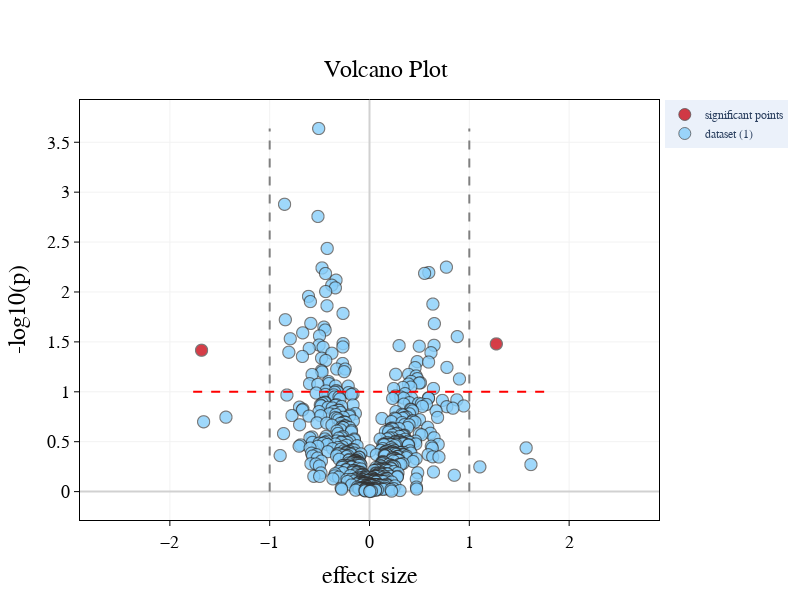

Notebook code cell kept with this figure:
### Markdown cell above
## 5. Update graph layout settings
Figure object is composed of two components:
* data
* layout

You can customize a number of **layout** elements by calling the *`update_layout()`* function. In this example, you can learn the most important attributes. However, there are many more, which you can learn in detail from the [Plotly documentation](https://plotly.com/python/reference/layout/).

There are also other *update* functions, such as *`update_traces()`*, which allows you to modify the settings for a particular trace (**data**), especially if there are more than one in the chart. In this example, we have modified the point markers by adding a black border to the colored points and adjusting their size.

<span style="color:gray">*Enjoy exploring interactivity in the graph.*</span>
* <span style="color:gray">*Preview the annotation of a point with interactive labels that appear when you hover over the point.*</span>
* <span style="color:gray">*Select a region of the graph to zoom in on it.*</span>
* <span style="color:gray">*Manage the display of the data series by clicking on the 'state code' in the legend (on the right).*</span>
* <span style="color:gray">*Use the options in the built-in mode bar at the top of the plotting area, to add additional objects to the chart.*</span>

### Code cell
fig.update_layout(
    # General settings
    height=graph_height,
    width=graph_width,
    paper_bgcolor=graph_bg_color,
    plot_bgcolor=drawing_bg_color,
    font=dict(family=font_family),
    # Title, Legend, Axes
    title=dict(font=dict(color=ti_color, size=ti_size), x=ti_x, y=ti_y),
    showlegend=is_legend,
    xaxis=dict(title = dict(text = x_title, font=dict(color=x_ti_color, size=x_ti_size)), 
               showline=x_axis_show, linewidth=x_axis_width, linecolor=x_axis_color, mirror=x_axis_mirror, 
               showgrid=x_grid, gridcolor=x_grid_color, zeroline=x_zeroline, zerolinecolor=x_zeroline_color,
               ticks=x_axis_ticks, tickwidth=x_tick_width, ticklen=x_tick_len, tickcolor=x_tick_color,
               tickmode = x_tick_mode, tick0=x_tick0, dtick = x_dtick, tickvals = x_tick_vals, ticktext = x_tick_text,
               showticklabels=x_tilab_show, tickfont = dict(color = x_tick_lab_color, size = x_tick_lab_size), tickangle=x_tilab_angle,
              ),
    yaxis=dict(title = dict(text = y_title, font=dict(color=y_ti_color, size=y_ti_size)), 
               showline=y_axis_show, linewidth=y_axis_width, linecolor=y_axis_color, mirror=y_axis_mirror, 
               showgrid=y_grid, gridcolor=y_grid_color, zeroline=y_zeroline, zerolinecolor=y_zeroline_color,
               ticks=y_axis_ticks, tickwidth=y_tick_width, ticklen=y_tick_len, tickcolor=y_tick_color,
               tickmode = y_tick_mode, tick0=y_tick0, dtick = y_dtick, tickvals = y_tick_vals, ticktext = y_tick_text,
               showticklabels=y_tilab_show, tickfont = dict(color = y_tick_lab_color, size = y_tick_lab_size), tickangle=y_tilab_angle,
               scaleanchor="x", scaleratio=scale_ratio,
              ),
    # Interactive hover labels
    hoverlabel=dict(namelength = -1, align=hover_align, font=dict(size=hover_size)),
)

fig.update_traces(marker=dict(symbol=marker_symbol, size=marker_size, opacity=marker_opacity, line=dict(width=marker_b_width, color=marker_b_color)))    # to add a border to the point markers

for idx, trace in enumerate(fig["data"]):
    if idx == 0:
        trace["name"] = f"{legend_lab_1}" 
    else:
        trace["name"] = f"{legend_lab_2} ({idx})" 

fig.show(config=config)              # to display graph interally in the notebook

### Figure 1 — Plotly figure (JSON) as saved in the notebook; plotly's stock layout.template omitted (floating-point values rounded to 4 significant figures; data arrays with more than 128 entries replaced by an {"elided": "..."} marker saying what was removed)
{"data": [{"marker": {"color": "#ca0c19", "line": {"color": "rgba(49,49,49,0.8)", "width": 1}, "opacity": 0.8, "size": 12, "symbol": "circle"}, "mode": "markers", "name": "significant points", "text": ["SNP: cg_0029<br>GENE: Gm5478<br>UniProt: A0A2R8VHP3", "SNP: cg_0037<br>GENE: Cdkn1b<br>UniProt: Q4FJM2"], "type": "scattergl", "x": [1.27, -1.683], "y": [1.48, 1.416]}, {"marker": {"color": "lightskyblue", "line": {"color": "rgba(49,49,49,0.8)", "width": 1}, "opacity": 0.8, "size": 12, "symbol": "circle"}, "mode": "markers", "name": "dataset (1)", "text": {"elided": "616 str values"}, "type": "scattergl", "x": {"elided": "616 float values"}, "y": {"elided": "616 float values"}}], "layout": {"font": {"family": "Arial"}, "height": 600, "hoverlabel": {"align": "auto", "font": {"size": 14}, "namelength": -1}, "hovermode": "closest", "legend": {"bgcolor": "#ebf1fa", "font": {"family": "sans-serif"}, "x": 1.01, "y": 1, "yanchor": "top"}, "paper_bgcolor": "white", "plot_bgcolor": "white", "shapes": [{"line": {"color": "grey", "dash": "dash", "width": 2}, "name": "effect size min line", "type": "line", "x0": -1, "x1": -1, "xref": "x", "y0": 0.001109, "y1": 3.638, "yref": "y"}, {"line": {"color": "grey", "dash": "dash", "width": 2}, "name": "effect size max line", "type": "line", "x0": 1, "x1": 1, "xref": "x", "y0": 0.001109, "y1": 3.638, "yref": "y"}, {"line": {"color": "red", "dash": "dash", "width": 2}, "name": "genomewide_line", "type": "line", "x0": -1.767, "x1": 1.767, "xref": "x", "y0": 1, "y1": 1, "yref": "y"}], "showlegend": true, "title": {"font": {"color": "black", "family": "sans-serif", "size": 24}, "text": "Volcano Plot", "x": 0.56, "xanchor": "right", "y": 0.9, "yanchor": "top"}, "width": 800, "xaxis": {"domain": [0, 1], "dtick": 1, "gridcolor": "#f2f2f2", "linecolor": "black", "linewidth": 1, "mirror": true, "range": [-2.845, 2.845], "showgrid": true, "showline": true, "showticklabels": true, "tick0": 0, "tickangle": 0, "tickcolor": "black", "tickfont": {"color": "black", "size": 18}, "ticklen": 5, "tickmode": "linear", "ticks": "outside", "ticktext": [], "tickvals": [], "tickwidth": 1, "title": {"font": {"color": "black", "size": 24}, "text": "effect size"}, "type": "linear", "zeroline": true, "zerolinecolor": "#d1d1d1"}, "yaxis": {"autorange": true, "domain": [0, 1], "dtick": 0.5, "gridcolor": "#f2f2f2", "linecolor": "black", "linewidth": 1, "mirror": true, "range": [-0.2844, 3.923], "scaleanchor": "x", "scaleratio": 1, "showgrid": true, "showline": true, "showticklabels": true, "tick0": 0, "tickangle": 0, "tickcolor": "black", "tickfont": {"color": "black", "size": 18}, "ticklen": 5, "tickmode": "linear", "ticks": "outside", "ticktext": [], "tickvals": [], "tickwidth": 1, "title": {"font": {"color": "black", "size": 24}, "text": "-log10(p)"}, "type": "linear", "zeroline": true, "zerolinecolor": "#d1d1d1"}}}
